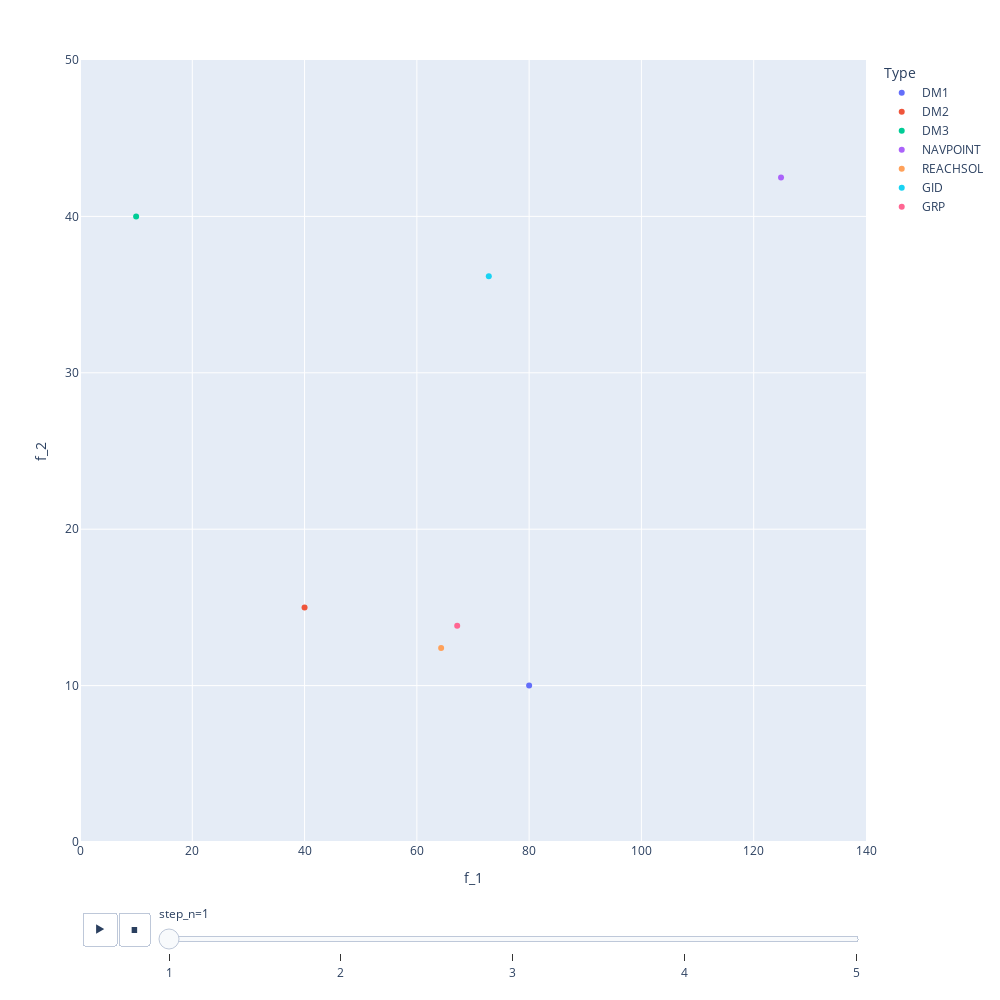

Notebook code cell kept with this figure:
### Code cell
import plotly.express as ex

df = df_from_responses2d(all_resp, 3)

visu_ideal = [0,0]
visu_nadir = [140,50]

# näin helppoa se on kun sen vaan saa oikein !!!
fig2d = ex.scatter(df.sort_values("step_n"),
x="f_1", y="f_2", #z="f_3",
color="Type",
#range_x=[visu_ideal[0] - 0.5, visu_nadir[0] + 0.5],
#range_y=[visu_ideal[1] - 0.5, visu_nadir[1] + 0.5],
#range_z=[visu_ideal[2] - 0.5, visu_nadir[2] + 0.5],
range_x=[visu_ideal[0] - 0, visu_nadir[0]],
range_y=[visu_ideal[1] - 0, visu_nadir[1]],
#range_z=[visu_ideal[2] - 0, visu_nadir[2]],
width= 1000,
height= 1000,
animation_frame=f"step_n",
)

fig2d

### Figure 1 — Plotly figure (JSON) as saved in the notebook; plotly's stock layout.template omitted (floating-point values rounded to 4 significant figures)
{"data": [{"hovertemplate": "Type=DM1<br>step_n=1<br>f_1=%{x}<br>f_2=%{y}<extra></extra>", "legendgroup": "DM1", "marker": {"color": "#636efa", "symbol": "circle"}, "mode": "markers", "name": "DM1", "orientation": "v", "showlegend": true, "type": "scatter", "x": [80], "xaxis": "x", "y": [10], "yaxis": "y"}, {"hovertemplate": "Type=DM2<br>step_n=1<br>f_1=%{x}<br>f_2=%{y}<extra></extra>", "legendgroup": "DM2", "marker": {"color": "#EF553B", "symbol": "circle"}, "mode": "markers", "name": "DM2", "orientation": "v", "showlegend": true, "type": "scatter", "x": [40], "xaxis": "x", "y": [15], "yaxis": "y"}, {"hovertemplate": "Type=DM3<br>step_n=1<br>f_1=%{x}<br>f_2=%{y}<extra></extra>", "legendgroup": "DM3", "marker": {"color": "#00cc96", "symbol": "circle"}, "mode": "markers", "name": "DM3", "orientation": "v", "showlegend": true, "type": "scatter", "x": [10], "xaxis": "x", "y": [40], "yaxis": "y"}, {"hovertemplate": "Type=NAVPOINT<br>step_n=1<br>f_1=%{x}<br>f_2=%{y}<extra></extra>", "legendgroup": "NAVPOINT", "marker": {"color": "#ab63fa", "symbol": "circle"}, "mode": "markers", "name": "NAVPOINT", "orientation": "v", "showlegend": true, "type": "scatter", "x": [124.9], "xaxis": "x", "y": [42.48], "yaxis": "y"}, {"hovertemplate": "Type=REACHSOL<br>step_n=1<br>f_1=%{x}<br>f_2=%{y}<extra></extra>", "legendgroup": "REACHSOL", "marker": {"color": "#FFA15A", "symbol": "circle"}, "mode": "markers", "name": "REACHSOL", "orientation": "v", "showlegend": true, "type": "scatter", "x": [64.33], "xaxis": "x", "y": [12.4], "yaxis": "y"}, {"hovertemplate": "Type=GID<br>step_n=1<br>f_1=%{x}<br>f_2=%{y}<extra></extra>", "legendgroup": "GID", "marker": {"color": "#19d3f3", "symbol": "circle"}, "mode": "markers", "name": "GID", "orientation": "v", "showlegend": true, "type": "scatter", "x": [72.81], "xaxis": "x", "y": [36.18], "yaxis": "y"}, {"hovertemplate": "Type=GRP<br>step_n=1<br>f_1=%{x}<br>f_2=%{y}<extra></extra>", "legendgroup": "GRP", "marker": {"color": "#FF6692", "symbol": "circle"}, "mode": "markers", "name": "GRP", "orientation": "v", "showlegend": true, "type": "scatter", "x": [67.19], "xaxis": "x", "y": [13.82], "yaxis": "y"}], "layout": {"height": 1000, "legend": {"title": {"text": "Type"}, "tracegroupgap": 0}, "margin": {"t": 60}, "sliders": [{"active": 0, "currentvalue": {"prefix": "step_n="}, "len": 0.9, "pad": {"b": 10, "t": 60}, "steps": [{"args": [["1"], {"frame": {"duration": 0, "redraw": false}, "fromcurrent": true, "mode": "immediate", "transition": {"duration": 0, "easing": "linear"}}], "label": "1", "method": "animate"}, {"args": [["2"], {"frame": {"duration": 0, "redraw": false}, "fromcurrent": true, "mode": "immediate", "transition": {"duration": 0, "easing": "linear"}}], "label": "2", "method": "animate"}, {"args": [["3"], {"frame": {"duration": 0, "redraw": false}, "fromcurrent": true, "mode": "immediate", "transition": {"duration": 0, "easing": "linear"}}], "label": "3", "method": "animate"}, {"args": [["4"], {"frame": {"duration": 0, "redraw": false}, "fromcurrent": true, "mode": "immediate", "transition": {"duration": 0, "easing": "linear"}}], "label": "4", "method": "animate"}, {"args": [["5"], {"frame": {"duration": 0, "redraw": false}, "fromcurrent": true, "mode": "immediate", "transition": {"duration": 0, "easing": "linear"}}], "label": "5", "method": "animate"}], "x": 0.1, "xanchor": "left", "y": 0, "yanchor": "top"}], "updatemenus": [{"buttons": [{"args": [null, {"frame": {"duration": 500, "redraw": false}, "fromcurrent": true, "mode": "immediate", "transition": {"duration": 500, "easing": "linear"}}], "label": "&#9654;", "method": "animate"}, {"args": [[null], {"frame": {"duration": 0, "redraw": false}, "fromcurrent": true, "mode": "immediate", "transition": {"duration": 0, "easing": "linear"}}], "label": "&#9724;", "method": "animate"}], "direction": "left", "pad": {"r": 10, "t": 70}, "showactive": false, "type": "buttons", "x": 0.1, "xanchor": "right", "y": 0, "yanchor": "top"}], "width": 1000, "xaxis": {"anchor": "y", "domain": [0, 1], "range": [0, 140], "title": {"text": "f_1"}}, "yaxis": {"anchor": "x", "domain": [0, 1], "range": [0, 50], "title": {"text": "f_2"}}}}
